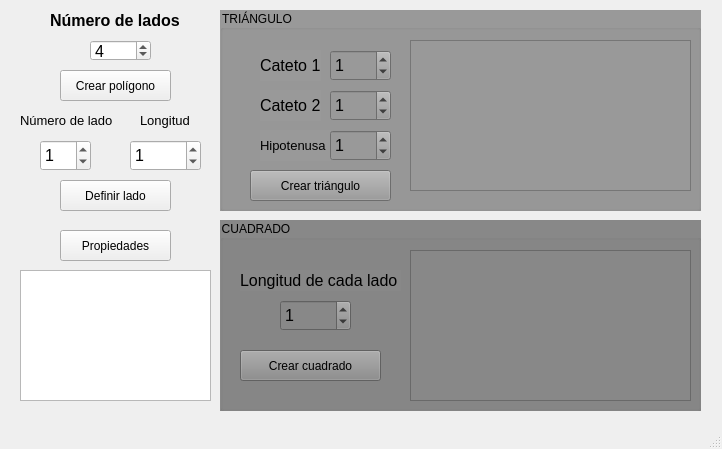
<?xml version="1.0" encoding="UTF-8"?>
<ui version="4.0">
 <class>MainWindow</class>
 <widget class="QMainWindow" name="MainWindow">
  <property name="geometry">
   <rect>
    <x>0</x>
    <y>0</y>
    <width>722</width>
    <height>449</height>
   </rect>
  </property>
  <property name="windowTitle">
   <string>MainWindow</string>
  </property>
  <property name="autoFillBackground">
   <bool>false</bool>
  </property>
  <property name="styleSheet">
   <string notr="true"/>
  </property>
  <widget class="QWidget" name="centralwidget">
   <widget class="QPushButton" name="pushButton_CrearPoligono">
    <property name="geometry">
     <rect>
      <x>60</x>
      <y>70</y>
      <width>111</width>
      <height>31</height>
     </rect>
    </property>
    <property name="text">
     <string>Crear polígono</string>
    </property>
   </widget>
   <widget class="QLabel" name="label_NumeroLados">
    <property name="geometry">
     <rect>
      <x>50</x>
      <y>10</y>
      <width>141</width>
      <height>21</height>
     </rect>
    </property>
    <property name="font">
     <font>
      <pointsize>12</pointsize>
      <weight>75</weight>
      <bold>true</bold>
     </font>
    </property>
    <property name="text">
     <string>Número de lados</string>
    </property>
   </widget>
   <widget class="QLabel" name="label_NumeroLado">
    <property name="geometry">
     <rect>
      <x>20</x>
      <y>110</y>
      <width>101</width>
      <height>21</height>
     </rect>
    </property>
    <property name="font">
     <font>
      <pointsize>10</pointsize>
      <weight>50</weight>
      <bold>false</bold>
     </font>
    </property>
    <property name="text">
     <string>Número de lado</string>
    </property>
   </widget>
   <widget class="QLabel" name="label_Longitud">
    <property name="geometry">
     <rect>
      <x>140</x>
      <y>110</y>
      <width>61</width>
      <height>21</height>
     </rect>
    </property>
    <property name="font">
     <font>
      <pointsize>10</pointsize>
     </font>
    </property>
    <property name="text">
     <string>Longitud</string>
    </property>
   </widget>
   <widget class="QPushButton" name="pushButton_DefinirLado">
    <property name="geometry">
     <rect>
      <x>60</x>
      <y>180</y>
      <width>111</width>
      <height>31</height>
     </rect>
    </property>
    <property name="text">
     <string>Definir lado</string>
    </property>
   </widget>
   <widget class="QPlainTextEdit" name="plainTextEdit_Propiedades">
    <property name="geometry">
     <rect>
      <x>20</x>
      <y>270</y>
      <width>191</width>
      <height>131</height>
     </rect>
    </property>
    <property name="plainText">
     <string/>
    </property>
   </widget>
   <widget class="QPushButton" name="pushButton_Propiedades">
    <property name="geometry">
     <rect>
      <x>60</x>
      <y>230</y>
      <width>111</width>
      <height>31</height>
     </rect>
    </property>
    <property name="text">
     <string>Propiedades</string>
    </property>
   </widget>
   <widget class="QGroupBox" name="groupBox_Triangulo">
    <property name="geometry">
     <rect>
      <x>220</x>
      <y>10</y>
      <width>481</width>
      <height>201</height>
     </rect>
    </property>
    <property name="styleSheet">
     <string notr="true">background-color: rgb(153, 153, 153);</string>
    </property>
    <property name="title">
     <string>TRIÁNGULO</string>
    </property>
    <widget class="QLabel" name="label_3">
     <property name="geometry">
      <rect>
       <x>40</x>
       <y>120</y>
       <width>71</width>
       <height>31</height>
      </rect>
     </property>
     <property name="font">
      <font>
       <pointsize>10</pointsize>
      </font>
     </property>
     <property name="text">
      <string>Hipotenusa</string>
     </property>
    </widget>
    <widget class="QPushButton" name="pushButton_CrearTriangulo">
     <property name="geometry">
      <rect>
       <x>30</x>
       <y>160</y>
       <width>141</width>
       <height>31</height>
      </rect>
     </property>
     <property name="text">
      <string>Crear triángulo</string>
     </property>
    </widget>
    <widget class="QLabel" name="label_CatetoDos">
     <property name="geometry">
      <rect>
       <x>40</x>
       <y>80</y>
       <width>61</width>
       <height>31</height>
      </rect>
     </property>
     <property name="font">
      <font>
       <pointsize>12</pointsize>
      </font>
     </property>
     <property name="text">
      <string>Cateto 2</string>
     </property>
    </widget>
    <widget class="QLabel" name="label_CatetoUno">
     <property name="geometry">
      <rect>
       <x>40</x>
       <y>40</y>
       <width>61</width>
       <height>31</height>
      </rect>
     </property>
     <property name="font">
      <font>
       <pointsize>12</pointsize>
      </font>
     </property>
     <property name="text">
      <string>Cateto 1</string>
     </property>
    </widget>
    <widget class="QPlainTextEdit" name="plainTextEdit_Triangulo">
     <property name="geometry">
      <rect>
       <x>190</x>
       <y>30</y>
       <width>281</width>
       <height>151</height>
      </rect>
     </property>
     <property name="font">
      <font>
       <pointsize>10</pointsize>
      </font>
     </property>
    </widget>
    <widget class="QSpinBox" name="spinBox_CatetoUno">
     <property name="geometry">
      <rect>
       <x>110</x>
       <y>40</y>
       <width>61</width>
       <height>31</height>
      </rect>
     </property>
     <property name="font">
      <font>
       <pointsize>12</pointsize>
      </font>
     </property>
     <property name="styleSheet">
      <string notr="true"/>
     </property>
     <property name="value">
      <number>1</number>
     </property>
    </widget>
    <widget class="QSpinBox" name="spinBox_CatetoDos">
     <property name="geometry">
      <rect>
       <x>110</x>
       <y>80</y>
       <width>61</width>
       <height>31</height>
      </rect>
     </property>
     <property name="font">
      <font>
       <pointsize>12</pointsize>
      </font>
     </property>
     <property name="value">
      <number>1</number>
     </property>
    </widget>
    <widget class="QSpinBox" name="spinBox_Hipotenusa">
     <property name="geometry">
      <rect>
       <x>110</x>
       <y>120</y>
       <width>61</width>
       <height>31</height>
      </rect>
     </property>
     <property name="font">
      <font>
       <pointsize>12</pointsize>
      </font>
     </property>
     <property name="value">
      <number>1</number>
     </property>
    </widget>
   </widget>
   <widget class="QGroupBox" name="groupBox_Cuadrado">
    <property name="geometry">
     <rect>
      <x>220</x>
      <y>220</y>
      <width>481</width>
      <height>191</height>
     </rect>
    </property>
    <property name="autoFillBackground">
     <bool>false</bool>
    </property>
    <property name="styleSheet">
     <string notr="true">background-color: rgb(136, 136, 136);</string>
    </property>
    <property name="title">
     <string>CUADRADO</string>
    </property>
    <widget class="QPushButton" name="pushButton_CrearCuadrado">
     <property name="geometry">
      <rect>
       <x>20</x>
       <y>130</y>
       <width>141</width>
       <height>31</height>
      </rect>
     </property>
     <property name="autoFillBackground">
      <bool>false</bool>
     </property>
     <property name="styleSheet">
      <string notr="true"/>
     </property>
     <property name="text">
      <string>Crear cuadrado</string>
     </property>
     <property name="autoDefault">
      <bool>false</bool>
     </property>
     <property name="default">
      <bool>false</bool>
     </property>
     <property name="flat">
      <bool>false</bool>
     </property>
    </widget>
    <widget class="QSpinBox" name="spinBox_LadoCuadrado">
     <property name="geometry">
      <rect>
       <x>60</x>
       <y>80</y>
       <width>71</width>
       <height>31</height>
      </rect>
     </property>
     <property name="font">
      <font>
       <pointsize>12</pointsize>
      </font>
     </property>
     <property name="styleSheet">
      <string notr="true"/>
     </property>
     <property name="value">
      <number>1</number>
     </property>
    </widget>
    <widget class="QLabel" name="label_Cuadrado">
     <property name="geometry">
      <rect>
       <x>20</x>
       <y>50</y>
       <width>161</width>
       <height>21</height>
      </rect>
     </property>
     <property name="font">
      <font>
       <pointsize>12</pointsize>
      </font>
     </property>
     <property name="text">
      <string>Longitud de cada lado</string>
     </property>
    </widget>
    <widget class="QPlainTextEdit" name="plainTextEdit_Cuadrado">
     <property name="geometry">
      <rect>
       <x>190</x>
       <y>30</y>
       <width>281</width>
       <height>151</height>
      </rect>
     </property>
     <property name="font">
      <font>
       <pointsize>10</pointsize>
      </font>
     </property>
     <property name="styleSheet">
      <string notr="true"/>
     </property>
    </widget>
   </widget>
   <widget class="QSpinBox" name="spinBox_NumeroLado">
    <property name="geometry">
     <rect>
      <x>40</x>
      <y>140</y>
      <width>51</width>
      <height>31</height>
     </rect>
    </property>
    <property name="font">
     <font>
      <pointsize>12</pointsize>
     </font>
    </property>
    <property name="value">
     <number>1</number>
    </property>
   </widget>
   <widget class="QSpinBox" name="spinBox_LongitudLado">
    <property name="geometry">
     <rect>
      <x>130</x>
      <y>140</y>
      <width>71</width>
      <height>31</height>
     </rect>
    </property>
    <property name="font">
     <font>
      <pointsize>12</pointsize>
     </font>
    </property>
    <property name="value">
     <number>1</number>
    </property>
   </widget>
   <widget class="QSpinBox" name="spinBox_NumeroLados">
    <property name="geometry">
     <rect>
      <x>90</x>
      <y>40</y>
      <width>61</width>
      <height>21</height>
     </rect>
    </property>
    <property name="font">
     <font>
      <pointsize>12</pointsize>
     </font>
    </property>
    <property name="value">
     <number>4</number>
    </property>
   </widget>
  </widget>
  <widget class="QMenuBar" name="menubar">
   <property name="geometry">
    <rect>
     <x>0</x>
     <y>0</y>
     <width>722</width>
     <height>20</height>
    </rect>
   </property>
  </widget>
  <widget class="QStatusBar" name="statusbar"/>
 </widget>
 <resources/>
 <connections/>
</ui>
